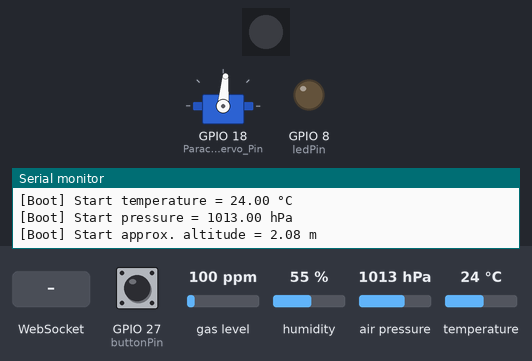
Bench run of a program on a simulated ESP32. Shown: 1 RGB LEDs in strip order, left to right, servo, output pins drawn as LEDs (lit = HIGH), the last lines printed to the serial monitor. The inputs (shaded band) are chosen by the test bench; at power-on: GPIO 27 (buttonPin) HIGH, air pressure 1013 hPa, gas level 100 ppm, humidity 55 %, temperature 24 °C. Storage starts empty.

Above: at 2.5 s.
2.6 s: GPIO 27 (buttonPin) pulled LOW for 0.15 s
At 4.4 s:
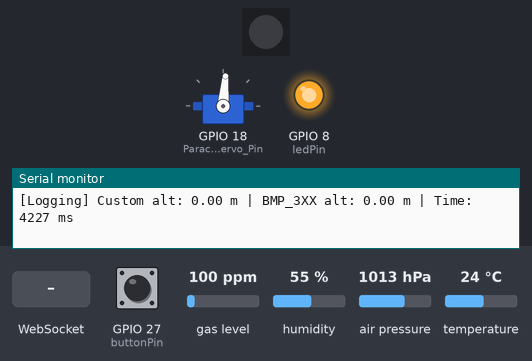
5.6 s: air pressure set to 952 hPa
7.1 s: air pressure set to 954 hPa
At 7.6 s:
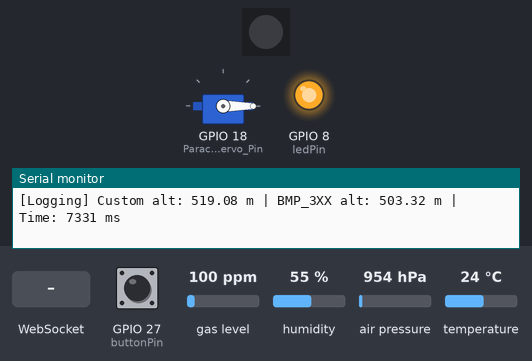
8.6 s: WebSocket text "false" received
At 9.7 s:
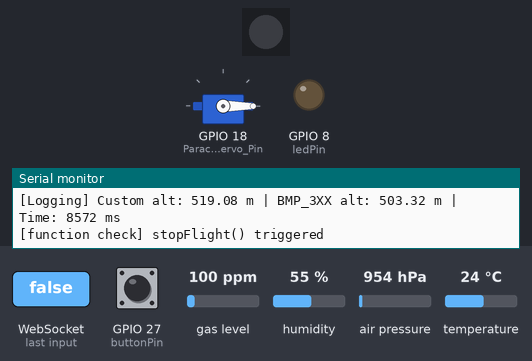
10.2 s: WebSocket text "true" received
At 11.6 s:
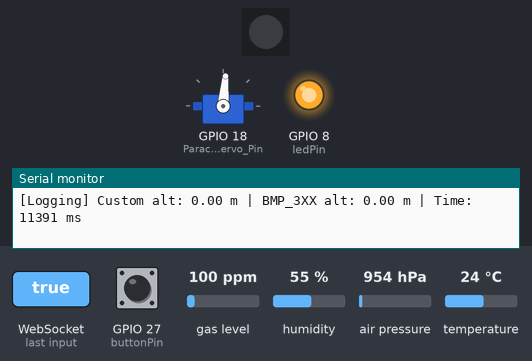
13.2 s: GPIO 27 (buttonPin) pulled LOW for 1 s
At 15.5 s:
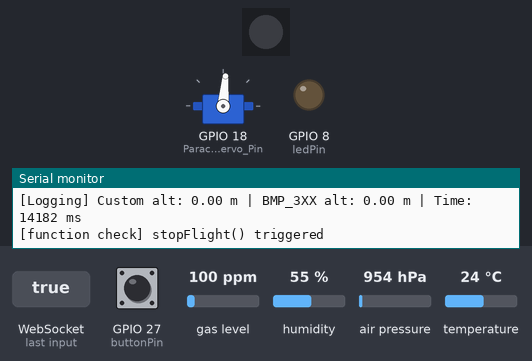
Timing chart, 0 to 16.8 s (numbered marks = the images above; inputs shaded):
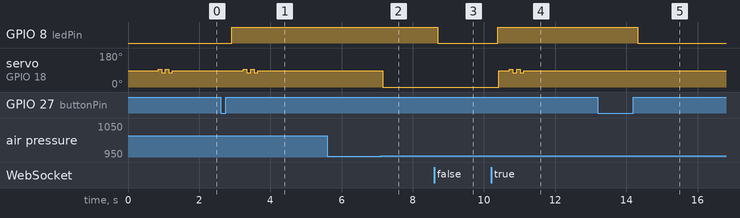

Measured:
- after the input at 2.6 s, GPIO 8 (ledPin): LOW → HIGH after 0.31 s; servo on GPIO 18 (Parachute_Servo_Pin): 85° → 95° after 0.64 s, → 75° 0.10 s later, → 95° 0.10 s later, → 75° 0.10 s later, … (5 changes in this stretch)
- after the input at 7.1 s, servo on GPIO 18 (Parachute_Servo_Pin): 85° → 0° after 0.05 s
- after the input at 8.6 s, GPIO 8 (ledPin): HIGH → LOW after 0.11 s
- after the input at 10.2 s, GPIO 8 (ledPin): LOW → HIGH after 0.19 s; servo on GPIO 18 (Parachute_Servo_Pin): 0° → 85° after 0.22 s, then repeats every 0.20 s: 95° 0.10 s, 75° 0.10 s, until it stays 85° from 11.1 s
- after the input at 13.2 s, GPIO 8 (ledPin): HIGH → LOW after 1.1 s

The program:

main.cpp
```cpp
#include <Arduino.h>
#include <Wire.h> // I2C
#include <LittleFS.h>
#include <WiFi.h>
#include "Adafruit_Sensor.h"
#include "Adafruit_BMP3XX.h"
#include <ESP32Servo.h>
#include <AsyncTCP.h>
#include <ESPAsyncWebServer.h>
#include <FastLED.h> // rgb ws2812


// -------------------------------- SETTINGS & TESTS --------------------------------

// WiFi settings
const char* ssid = "orbofu";
const char* password = NULL;

// If you want to use software SPI for BMP, also edit the initBMP() function as suggested
// #define BMP_SCK 12 //13
// #define BMP_MISO 13  //12
// #define BMP_MOSI 11 //11
// #define BMP_CS 10

// Servo pin, if you want to use a servo other than the sg90, edit the initServo() function
#define Parachute_Servo_Pin 18
// Servo open & close positions in ° (open = parachute released, close = parachute still in rocket)
int parachute_servo_open_pos = 0;
int parachute_servo_close_pos = 85;

// Times
const int MAX_DATA_POINTS = 3000; // X is the max number of data points to be logged for one flight
  // Not in use, could do more harm than good
// const int MAX_TIME_PARACHUTE = ; // X ms is the max time before parachute will open after detecting launch even if apogee detection failed
const int LOOP_PERIOD = 20; // X ms is the period of the main loop - MUST BE THE SAME AS THE BMP DATA RATE PERIOD

// Margins
const float LAUNCH_MARGIN = 0.8; // rocket must be more than X m above ground to trigger launch
const float APOGEE_MARGIN = 0.5; // X m needs to change from the max alt for apogee detection
const float TOUCHDOWN_MARGIN = 0.8; // rocket must be less than X m above ground to trigger touchdown


// -------------------------------- DEFINITIONS --------------------------------

// Onboard pins definition
#define ledPin D9 // onboard led, on if flight_triggered=true
#define buttonPin 27 // onboard button, use to arm/disarm flight
#define rgb_ledPin D8 // onboard rgb led (1 ws2812)
#define NUM_LEDS 1 // Number of RGB LEDs
#define LED_TYPE NEOPIXEL // RGB LED strip type

// rgb led strip definition
CRGB leds[NUM_LEDS];

// BMP definition
#define SeaLevelPressure_hPa (1013.25)
Adafruit_BMP3XX bmp;

// SG90 Servo definition
Servo parachute_servo;
int servo_min_pw = 800;  // Minimum and maximum pulse width (in µs) from 0° to 180°
int servo_max_pw = 2500;  // datasheet SG90: 500,2400 | MY SG90: 800,2500


// AsyncWebServer server & websocket definition
AsyncWebServer server(80);
AsyncWebSocket ws("/ws");

// Altimeter variables definition
float alt;
float temp;
float pres;
float abs_alt;

float start_abs_alt;
float start_temp;
float start_pres;

float apogee_alt = 0.0;
float max_alt;

// Flight and time variables definition
bool start_flight = false;
bool stop_flight = false;
bool flight_triggered = false;
bool launched = false;
bool apogee_detected = false;

unsigned int timer_abs;
unsigned int timer_relative;
unsigned int timer_start_abs;

const int MAX_TIME_LOGGING = MAX_DATA_POINTS*LOOP_PERIOD; // time in ms after which logging will stop, default 60s
bool logging = false; // True when logging data - not a setting to disable/enable data logging !

// message variable to store messages between client & server definition
String message = "";

// file variable representing orbofudata.csv
File dataFile;


// -------------------------------- INITILIZATIONS --------------------------------

// Initialize WiFi
void initWiFi() {
  Serial.println("\n[WiFi] Creating AP");
  WiFi.mode(WIFI_AP);
  WiFi.softAP(ssid, password);
  Serial.print("[WiFi] AP Created with IP Gateway "); // Defaults to 192.168.4.1/24
  Serial.println(WiFi.softAPIP());
}

// Initialize BMP
void initBMP(){
  if (!bmp.begin_I2C()) {   // hardware I2C mode, can pass in address & alt Wire
  //if (! bmp.begin_SPI(BMP_CS)) {  // hardware SPI mode
  //if (! bmp.begin_SPI(BMP_CS, BMP_SCK, BMP_MISO, BMP_MOSI)) {  // software SPI mode
    Serial.println("\n[BMP] Could not find a valid BMP3XX sensor, check wiring !");
    leds[0] = CRGB(166,0,255);
    FastLED.show();
    while (1);
  }
  // Set up oversampling and filter initialization
  // see oversampling & measurement sections of BMPXXX datasheet
  // possible values: https://github.com/adafruit/Adafruit_BMP3XX/blob/master/Adafruit_BMP3XX.cpp
  bmp.setTemperatureOversampling(BMP3_OVERSAMPLING_2X);
  bmp.setPressureOversampling(BMP3_OVERSAMPLING_4X);
  bmp.setIIRFilterCoeff(BMP3_IIR_FILTER_COEFF_3);
  // T_measure [µs] = 234 + 392 {pressure} + 163 {T} + 2020*(number of temperature & pressure measures including oversampling)
  // MUST BE THE SAME AS THE LOOP_PERIOD (frequency = 1/period)
  // can be 200,100,50,25,12_5,6_25,3_1,1_5,0_78,0_39,0_2,0_1,0_05,0_02,0_01,0_006,0_003,0_001
  bmp.setOutputDataRate(BMP3_ODR_50_HZ); // Defaults to 50
  Serial.println("\n[BMP] BMP Initilized !");
}

// Initialize Servo
void initServo() {
  parachute_servo.setPeriodHertz(50); // PWM frequency for SG90
  // parachute_servo.attach(Parachute_Servo_Pin, servo_min_pw, servo_max_pw);
  Serial.println("\n[Servo] Servo Initilized !");
}

// Initialize LittleFS
void initLittleFS() {
  if (!LittleFS.begin()) {
    Serial.println("\n[LittleFS] An Error has occurred while mounting LittleFS");
  }
  else {
    Serial.println("\n[LittleFS] LittleFS mounted successfully");
  }
}


// -------------------------------- WEBSERVER FUNCTIONS --------------------------------
// See https://github.com/me-no-dev/ESPAsyncWebServer for docs

// Notifies all clients with a message
void notifyClients(String message) {
  ws.textAll(message);
}

// Serves root URL files (static files)
void serveRootURL() {
  // Server index.html when connecting
  server.on("/", HTTP_GET, [](AsyncWebServerRequest *request){
    request->send(LittleFS, "/index.html", "text/html");
  });
  // Serve static files (css & js)
  server.serveStatic("/", LittleFS, "/");
}

// Handles websockets messages from client (flight_triggered "true" or "false" + confirmation to client)
void handleWebSocketMessage(void *arg, uint8_t *data, size_t len) {
  AwsFrameInfo *info = (AwsFrameInfo*)arg;
  //the whole message is in a single frame and we got all of it's data - see docs
  if (info->final && info->index == 0 && info->len == len && info->opcode == WS_TEXT) {
    data[len] = 0;
    message = (char*) data; // converts 8-bit unsigned integers to char
    if (message == "true") {
      start_flight = true;
      Serial.println("\n[WebSocket] Confirmation Flight Armed");
    }
    else if (message == "false") {
      stop_flight = true;
      Serial.println("\n[WebSocket] Confirmation Flight Disarmed");
    }
    else {
      Serial.println("\n[WebSocket] Message received but not true neither false, ignoring");
    }
  }
}

// Handles websockets requests & passes messages to handleWebSocketMessage()
void onEvent(AsyncWebSocket *server, AsyncWebSocketClient *client, AwsEventType type, void *arg, uint8_t *data, size_t len) {
  switch (type) {
    case WS_EVT_CONNECT:
      Serial.print("\n[WebSocket] WebSocket client ");
      // -> operator same as . operator but when using pointer
      Serial.print(client->id());
      Serial.print(" connected from ");
      Serial.println(client->remoteIP());
      // Notify client of latest apogee when it first connects
      if (flight_triggered) {
        notifyClients("true");
      }
      else {
        notifyClients("false");
      }
      notifyClients((String) apogee_alt); // Not most efficient conversion compared to dtostrf but no import needed
      break;
    case WS_EVT_DISCONNECT:
      Serial.print("\n[WebSocket] WebSocket client ");
      Serial.print(client->id());
      Serial.println(" disconnected");
      break;
    case WS_EVT_DATA:
      // What to do when receiving data
      handleWebSocketMessage(arg, data, len);
      break;
    case WS_EVT_PONG:
      // Nothing to do on a pong request
      break;
    case WS_EVT_ERROR:
      Serial.println("\n[WebSocket] WebSocket error event");
      break;
  }
}


// -------------------------------- HELPER FUNCTIONS --------------------------------

// call bmp.performReading() to refresh measures
// bmp.temperature; // return temperature in °C
// bmp.pressure / 100.0F; // returns pressure in hPa

// returns relative altitude (in m) & changes pres variable
float getAltitude() {
  // BMP_3XX Barometric Formula (or Pressure Altitude Formula)
  // uses performReading() so no need to call it before to refresh
  // return bmp.readAltitude(SeaLevelPressure_hPa) - start_abs_alt;
  if (!bmp.performReading()) {
    Serial.println("[BMP] Failed to perform reading :(");
    leds[0] = CRGB(0,136,255);
    FastLED.show();
    return 0.0;
  }
  // Improved version, see https://en.wikipedia.org/wiki/Barometric_formula
  pres = bmp.pressure / 100.0F;
  return (273.15 + start_temp) / 0.0065 * (1.0 - pow(pres / start_pres, 0.1903));
}

// Starts BMP sensors & updates start_ variables
void startBMP(){
  if (!bmp.performReading()) {
    Serial.println("[BMP] Failed to perform reading :(");
    leds[0] = CRGB(0,136,255);
    FastLED.show();
    return;
  }
  start_temp = bmp.temperature; // return temperature in °C
  start_pres = bmp.pressure / 100.0F; // returns pressure in hPa
  start_abs_alt = bmp.readAltitude(SeaLevelPressure_hPa); //returns approximative absolute altitude
  abs_alt = start_abs_alt;
}

// With parachute_servo attached, does a back and forth around close position to ensure servo working properly & stays to close pos
void servoCloseTest() {
  parachute_servo.write(parachute_servo_close_pos);
  delay(300);
  parachute_servo.write(parachute_servo_close_pos+10);
  delay(100);
  parachute_servo.write(parachute_servo_close_pos-10);
  delay(100);
  parachute_servo.write(parachute_servo_close_pos+10);
  delay(100);
  parachute_servo.write(parachute_servo_close_pos-10);
  delay(100);
  parachute_servo.write(parachute_servo_close_pos);
  delay(100);
}

// Logs in already opened file relative_time,pres,alt,,abs_alt (one row reserved for 1st data point with temperature)
void logData(File file) {
  file.print(timer_relative);
  file.print(",");
  file.print(pres, 2);
  file.print(",");
  file.print(alt, 2);
  file.print(",,");
  file.println(abs_alt, 2);
}

// Meant to be used in the loop
// Initializes flight variables & file (flushing preceding) + changes flight_triggered & notifies client
void startFlight() {
    // Reset errors
  leds[0] = CRGB::Black;
  FastLED.show();

    // Initiate BMP
  startBMP();
  Serial.print("\n[Start] Start temperature = ");
  Serial.print(start_temp);
  Serial.println(" °C");
  Serial.print("[Start] Start pressure = ");
  Serial.print(start_pres);
  Serial.println(" hPa");
  Serial.print("[Start] Start approx. altitude = ");
  Serial.print(start_abs_alt);
  Serial.println(" m");
    // Initiate variables
  apogee_alt = 0.0;
  max_alt = 0.0;
  launched = false;
  apogee_detected = false;
  logging = false;
  timer_abs = millis();
  timer_relative = 0;

    // File open & add start variables (incl temperature)
  dataFile = LittleFS.open("/orbofudata.csv", "w");
  dataFile.println("time,pressure,altitude,temperature,abs_alt");
  dataFile.print(0);
  dataFile.print(",");
  dataFile.print(start_pres, 2); // Print float with 2 decimal places
  dataFile.print(",");
  dataFile.print(0.00, 2);
  dataFile.print(",");
  dataFile.print(start_temp, 2);
  dataFile.print(",");
  dataFile.println(start_abs_alt, 2);

    // Change state
  flight_triggered = true;
  digitalWrite(ledPin, HIGH);
    // Send new apogee (0.0) & flight_triggered true to client
  notifyClients("true");
  delay(30);
  notifyClients((String) apogee_alt);
  Serial.println("[function check] startFlight() triggered");

    // Attach servo & tests (to move it by hand)
  parachute_servo.attach(Parachute_Servo_Pin, servo_min_pw, servo_max_pw);
  servoCloseTest();
}

// Meant to be used in the loop - Changes flight_triggered & notifies client
void stopFlight() {
    // Change state
  flight_triggered = false;
  digitalWrite(ledPin, LOW);

    // File close
  dataFile.close();

    // Send new apogee (probably 0.0) & flight_triggered false to client
  notifyClients("false");
  notifyClients((String) apogee_alt);
  Serial.println("[function check] stopFlight() triggered");

    // Detach servo (to move it by hand)
  parachute_servo.detach();
}

// Interupt called on button press stops flight if flight already triggered, otherwise starts it
void buttonPress() {
  // delay(10); // no real influence on bouncing but may lead to restarts
  if (flight_triggered) {
    stop_flight = true;
  }
  else {
    start_flight = true;
  }
}


// -------------------------------- SETUP --------------------------------

// Initialize Websocket
void initWebSocket() {
  ws.onEvent(onEvent);
  server.addHandler(&ws);
}

void setup() {
  // Serial Init
  Serial.begin(460800);
  while (!Serial);
  Serial.println("\nSetup started !");

  // Leds
  pinMode(ledPin, OUTPUT);
  digitalWrite(ledPin, LOW);
  FastLED.addLeds<LED_TYPE, rgb_ledPin>(leds, NUM_LEDS);
  leds[0] = CRGB::Black;
  FastLED.show();

  // Button
  pinMode(buttonPin, INPUT_PULLUP);
  attachInterrupt(buttonPin,buttonPress,RISING); // triggers when button pressed (input pullup)

  // Inits
  delay(100);
  initBMP();
  initWiFi();
  initServo();
  initLittleFS();
  initWebSocket();

  // Serves root URL (static files)
  serveRootURL();
  // Start server
  server.begin();

  // Creates orbofudata.csv if non existant or too small (<2 bytes, empty file bug) to avoid errors
  if (!LittleFS.exists("/orbofudata.csv") or (LittleFS.open("/orbofudata.csv", "r").size())<2) {
    Serial.println("\n[orbofudata.csv] file not existing or empty, creating");
    File file = LittleFS.open("/orbofudata.csv", "w");
    file.println("setup initialized file");
    file.close();
  }

  // Tests
    // BMP Tests in console
  startBMP();
  delay(100);
  startBMP(); // first measure is false with always same values
  Serial.print("\n[Boot] Start temperature = ");
  Serial.print(start_temp);
  Serial.println(" °C");
  Serial.print("[Boot] Start pressure = ");
  Serial.print(start_pres);
  Serial.println(" hPa");
  Serial.print("[Boot] Start approx. altitude = ");
  Serial.print(start_abs_alt);
  Serial.println(" m");
    // Test servo & detach (to move it by hand)
  parachute_servo.attach(Parachute_Servo_Pin, servo_min_pw, servo_max_pw);
  servoCloseTest();
  parachute_servo.detach();
}


// -------------------------------- LOOP --------------------------------

void loop() {
  // Note: non-blocking code wasn't mandatory (still cleaner) because webserver is asynchronous

  // Init and start new flight on user demand
  if (start_flight) {
    startFlight();
    start_flight = false;
  }
  // Stop flight on user demand
  if (stop_flight) {
    stopFlight();
    stop_flight = false;
  }

  // If flight triggered
  if (flight_triggered) {
    if (millis() >= timer_abs) {
      // Avoid too many checks, when to do a new measure
      timer_abs = millis()+LOOP_PERIOD;
      if (launched) {
        timer_relative = millis()-timer_start_abs; // = timer_relative+LOOP_PERIOD maybe less precise ?
      }

      // Get the altitude (& updates pres pressure value)
      float last_alt = alt;
      alt = getAltitude();
      abs_alt = bmp.readAltitude(SeaLevelPressure_hPa);
      Serial.print("[Logging] Custom alt: ");
      Serial.print(alt);
      Serial.print(" m | BMP_3XX alt: ");
      Serial.print(abs_alt-start_abs_alt);
      Serial.print(" m | Time: ");
      Serial.print(timer_abs);
      Serial.println(" ms");

      // Check for a launch
      if (!launched && (alt>=LAUNCH_MARGIN)) {
        launched = true;
        logging = true; // Start logging data
        timer_start_abs = millis()-LOOP_PERIOD; // Started one iteration before
        timer_relative = LOOP_PERIOD;
        Serial.println("[main loop] Launch detected");
      }

      // Check if altitude is higher than max altitude
      if (launched && (alt >= max_alt)) {
        max_alt = alt;
      }
      // Check for apogee & trigger parachute
      if (launched && !apogee_detected && (alt <= (max_alt-APOGEE_MARGIN))) {
        apogee_detected = true;
        apogee_alt = max_alt;
        parachute_servo.write(parachute_servo_open_pos);
        Serial.println("[main loop] Apogee detected");
        Serial.print("[main loop] Apogee is ");
        Serial.print(apogee_alt);
        Serial.println(" m");
      }

      // Check if landed or rly too long
      if ((launched && apogee_detected && alt<TOUCHDOWN_MARGIN && ((last_alt-alt)<0.1)) or timer_relative>MAX_TIME_LOGGING){
        logging = false;
        stopFlight();
        Serial.println("[main loop] Touchdown detected");
      }

      // Calling logging function
      if (logging) {
        logData(dataFile);
      }
    }
  }

  // Limits number of connected clients (disconnects oldest if too many clients)
  ws.cleanupClients();
}
```
